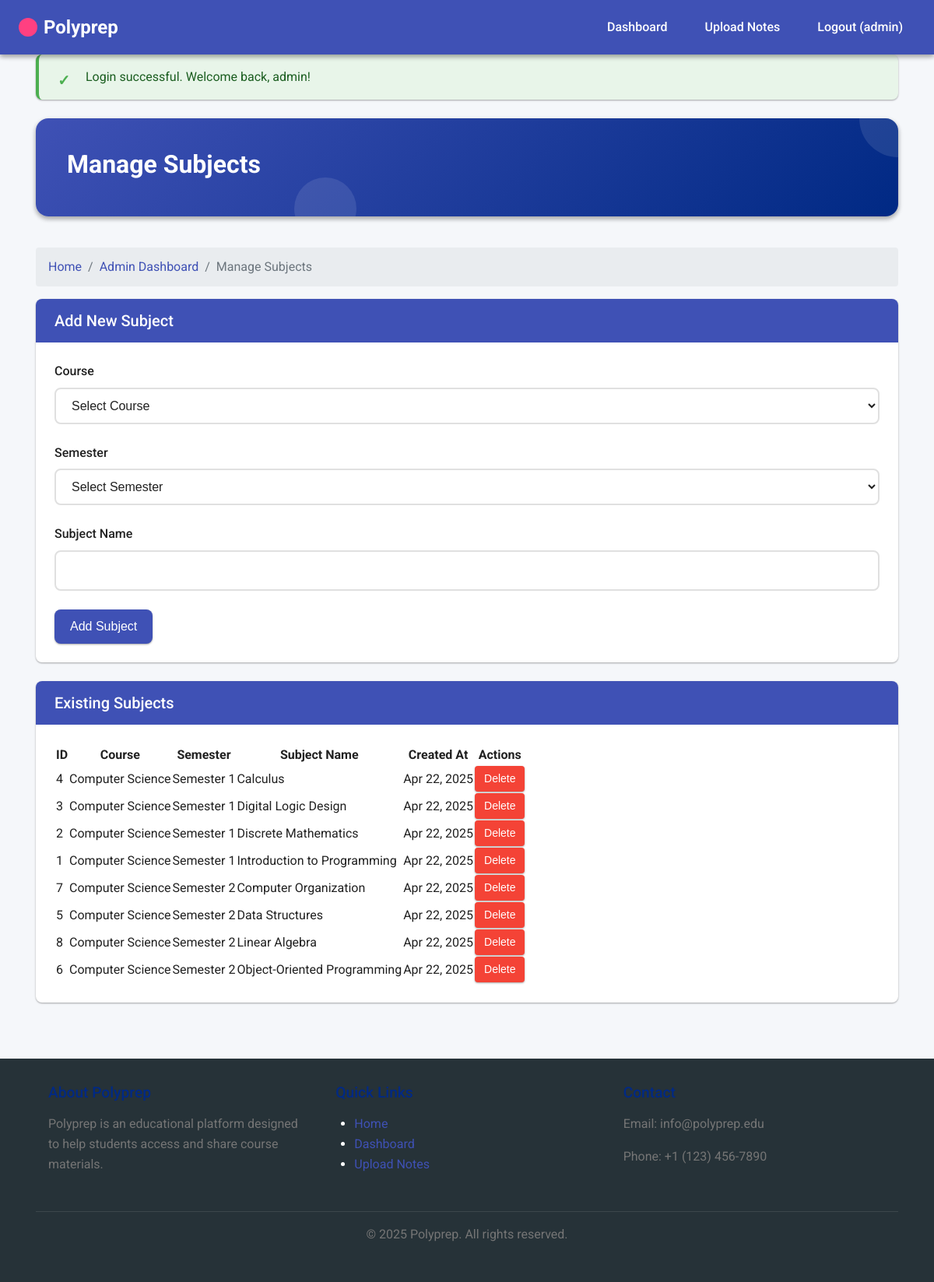
Page /manage_subjects.php (signed in) on the committed database.
### tables this page shows
CREATE TABLE subjects (
    id INT AUTO_INCREMENT PRIMARY KEY,
    semester_id INT NOT NULL,
    name VARCHAR(100) NOT NULL,
    created_at TIMESTAMP DEFAULT CURRENT_TIMESTAMP,
    FOREIGN KEY (semester_id) REFERENCES semesters(id) ON DELETE CASCADE,
    UNIQUE KEY unique_subject (semester_id, name)
);

CREATE TABLE courses (
    id INT AUTO_INCREMENT PRIMARY KEY,
    name VARCHAR(100) NOT NULL UNIQUE,
    created_at TIMESTAMP DEFAULT CURRENT_TIMESTAMP
);

CREATE TABLE semesters (
    id INT AUTO_INCREMENT PRIMARY KEY,
    course_id INT NOT NULL,
    name VARCHAR(100) NOT NULL,
    created_at TIMESTAMP DEFAULT CURRENT_TIMESTAMP,
    FOREIGN KEY (course_id) REFERENCES courses(id) ON DELETE CASCADE,
    UNIQUE KEY unique_semester (course_id, name)
);

### manage_subjects.php (the view, shortened to what this page needs)
<?php
require_once 'includes/functions.php';
$subjectName = '';
$conn = getDbConnection();
$sql = "SELECT s.id, s.name, s.created_at, sem.name AS semester_name, c.name AS course_name,
               sem.id AS semester_id, c.id AS course_id
        FROM subjects s
        JOIN semesters sem ON s.semester_id = sem.id
        JOIN courses c ON sem.course_id = c.id
        ORDER BY c.name, sem.name, s.name";
$result = $conn->query($sql);
$subjects = [];
if ($result->num_rows > 0) {
    while ($row = $result->fetch_assoc()) {
        $subjects[] = $row;
    }
}
include_once 'includes/header.php';
?>
<div class="dashboard-header">
    <h1 class="dashboard-title">Manage Subjects</h1>
</div>
<?php echo getBreadcrumb(['Home' => 'index.php', 'Admin Dashboard' => 'admin_dashboard.php', 'Manage Subjects' => '']); ?>
<div class="card">
    <div class="card-header">
        <h2>Add New Subject</h2>
    </div>
    <div class="card-body">
        <form method="POST" action="<?php echo htmlspecialchars($_SERVER['PHP_SELF']); ?>">
            <div class="form-group">
                <label for="course-dropdown">Course</label>
                <select id="course-dropdown" name="course_id" class="form-control" required>
                    <option value="">Select Course</option>
                </select>
            </div>
            <div class="form-group">
                <label for="semester-dropdown">Semester</label>
                <select id="semester-dropdown" name="semester_id" class="form-control" required>
                    <option value="">Select Semester</option>
                </select>
            </div>
            <div class="form-group">
                <label for="subject_name">Subject Name</label>
                <input type="text" id="subject_name" name="subject_name" class="form-control" value="<?php echo htmlspecialchars($subjectName); ?>" required>
            </div>
            <button type="submit" name="add_subject" class="btn btn-primary">Add Subject</button>
        </form>
    </div>
</div>
<div class="card">
    <div class="card-header">
        <h2>Existing Subjects</h2>
    </div>
    <div class="card-body">
        <?php if (empty($subjects)): ?>
            <p>No subjects available.</p>
        <?php else: ?>
            <div class="table-responsive">
                <table class="table">
                    <thead>
                        <tr>
                            <th>ID</th>
                            <th>Course</th>
                            <th>Semester</th>
                            <th>Subject Name</th>
                            <th>Created At</th>
                            <th>Actions</th>
                        </tr>
                    </thead>
                    <tbody>
                        <?php foreach ($subjects as $subject): ?>
                            <tr>
                                <td><?php echo $subject['id']; ?></td>
                                <td><?php echo htmlspecialchars($subject['course_name']); ?></td>
                                <td><?php echo htmlspecialchars($subject['semester_name']); ?></td>
                                <td><?php echo htmlspecialchars($subject['name']); ?></td>
                                <td><?php echo date('M d, Y', strtotime($subject['created_at'])); ?></td>
                                <td>
                                    <form method="POST" action="<?php echo htmlspecialchars($_SERVER['PHP_SELF']); ?>" style="display: inline;">
                                        <button type="submit" name="delete_subject" class="btn btn-danger btn-sm" onclick="return confirm('Are you sure you want to delete this subject? This will also delete all associated notes.')">Delete</button>
                                    </form>
                                </td>
                            </tr>
                        <?php endforeach; ?>
                    </tbody>
                </table>
            </div>
        <?php endif; ?>
    </div>
</div>
<?php
include_once 'includes/footer.php';
?>

### assets/css/style.css (style rules this page uses)
:root { --primary-color: #3f51b5; --primary-light: #757de8; --primary-dark: #002984; --secondary-color: #00bcd4; --secondary-light: #62efff; --secondary-dark: #008ba3; --accent-color: #ff4081; --light-color: #f5f7fa; --dark-color: #263238; --text-primary: #212121; --text-secondary: #757575; --success-color: #4caf50; --danger-color: #f44336; --warning-color: #ff9800; --info-color: #2196f3; --spacing-xs: 0.25rem; --spacing-sm: 0.5rem; --spacing-md: 1rem; --spacing-lg: 1.5rem; --spacing-xl: 2.5rem; --border-radius-sm: 4px; --border-radius-md: 8px; --border-radius-lg: 16px; --shadow-sm: 0 1px 3px rgba(0,0,0,0.12), 0 1px 2px rgba(0,0,0,0.24); --shadow-md: 0 3px 6px rgba(0,0,0,0.16), 0 3px 6px rgba(0,0,0,0.23); --shadow-lg: 0 10px 20px rgba(0,0,0,0.19), 0 6px 6px rgba(0,0,0,0.23); }
* { margin: 0; padding: 0; box-sizing: border-box; }
body { font-family: 'Roboto', sans-serif; line-height: 1.6; background-color: var(--light-color); color: var(--text-primary); font-size: 16px; overflow-x: hidden; min-height: 100vh; display: flex; flex-direction: column; transition: background-color 0.3s ease; }
h1, h2, h3, h4, h5, h6 { font-weight: 500; line-height: 1.2; margin-bottom: var(--spacing-md); color: var(--primary-dark); }
h1 { font-size: 2rem; }
h2 { font-size: 1.75rem; }
.form-group { margin-bottom: var(--spacing-lg); position: relative; }
.form-control { display: block; width: 100%; padding: 0.75rem 1rem; font-size: 1rem; line-height: 1.5; color: var(--text-primary); background-color: #fff; background-clip: padding-box; border: 2px solid #e0e0e0; border-radius: var(--border-radius-md); transition: all 0.3s ease; box-shadow: none; }
.form-control::placeholder { color: #9e9e9e; opacity: 1; }
label { display: block; margin-bottom: var(--spacing-sm); font-weight: 500; color: var(--text-primary); }
.btn { display: inline-flex; align-items: center; justify-content: center; font-weight: 500; text-align: center; white-space: nowrap; vertical-align: middle; user-select: none; border: none; padding: 0.625rem 1.25rem; font-size: 1rem; line-height: 1.5; border-radius: var(--border-radius-md); transition: all 0.3s ease; cursor: pointer; box-shadow: var(--shadow-sm); position: relative; overflow: hidden; }
.btn::after { content: ''; position: absolute; top: 50%; left: 50%; width: 5px; height: 5px; background: rgba(255, 255, 255, 0.5); opacity: 0; border-radius: 100%; transform: scale(1, 1) translate(-50%, -50%); transform-origin: 50% 50%; }
.btn-primary { color: white; background-color: var(--primary-color); }
.btn-danger { color: white; background-color: var(--danger-color); }
.btn-sm { padding: 0.375rem 0.75rem; font-size: 0.875rem; border-radius: var(--border-radius-sm); }
.card { position: relative; display: flex; flex-direction: column; min-width: 0; word-wrap: break-word; background-color: #fff; background-clip: border-box; border: none; border-radius: var(--border-radius-md); margin-bottom: var(--spacing-lg); box-shadow: var(--shadow-sm); transition: transform 0.3s ease, box-shadow 0.3s ease; overflow: hidden; }
.card-header { padding: var(--spacing-md) var(--spacing-lg); margin-bottom: 0; background-color: var(--primary-color); color: white; font-weight: 500; border-bottom: none; display: flex; align-items: center; justify-content: space-between; }
.card-header h2, .card-header h3, .card-header h4 { margin-bottom: 0; color: white; font-size: 1.25rem; }
.card-body { flex: 1 1 auto; padding: var(--spacing-lg); }
.dashboard-header { background: linear-gradient(135deg, var(--primary-color) 0%, var(--primary-dark) 100%); padding: var(--spacing-xl); margin-bottom: var(--spacing-xl); border-radius: var(--border-radius-lg); color: white; position: relative; overflow: hidden; box-shadow: var(--shadow-md); }
.dashboard-header::before { content: ''; position: absolute; top: -50px; right: -50px; width: 100px; height: 100px; border-radius: 50%; background: rgba(255, 255, 255, 0.1); z-index: 0; }
.dashboard-header::after { content: ''; position: absolute; bottom: -30px; left: 30%; width: 80px; height: 80px; border-radius: 50%; background: rgba(255, 255, 255, 0.1); z-index: 0; }
.dashboard-title { color: white; margin-bottom: var(--spacing-sm); position: relative; z-index: 1; font-weight: 700; font-size: 2rem; }

### rows in the picture
subjects: id "4", courses.name "Computer Science", semester.name "Semester 1", name "Calculus", created_at "Apr 22, 2025"
subjects: id "3", courses.name "Computer Science", semester.name "Semester 1", name "Digital Logic Design", created_at "Apr 22, 2025"
subjects: id "2", courses.name "Computer Science", semester.name "Semester 1", name "Discrete Mathematics", created_at "Apr 22, 2025"
subjects: id "1", courses.name "Computer Science", semester.name "Semester 1", name "Introduction to Programming", created_at "Apr 22, 2025"
subjects: id "7", courses.name "Computer Science", semester.name "Semester 2", name "Computer Organization", created_at "Apr 22, 2025"
subjects: id "5", courses.name "Computer Science", semester.name "Semester 2", name "Data Structures", created_at "Apr 22, 2025"
subjects: id "8", courses.name "Computer Science", semester.name "Semester 2", name "Linear Algebra", created_at "Apr 22, 2025"
subjects: id "6", courses.name "Computer Science", semester.name "Semester 2", name "Object-Oriented Programming", created_at "Apr 22, 2025"

### other values in the picture
$username "admin"
$_SESSION['alert'] "Login successful. Welcome back, admin!"
$label "Home"
$label "Admin Dashboard"
$label "Manage Subjects"
